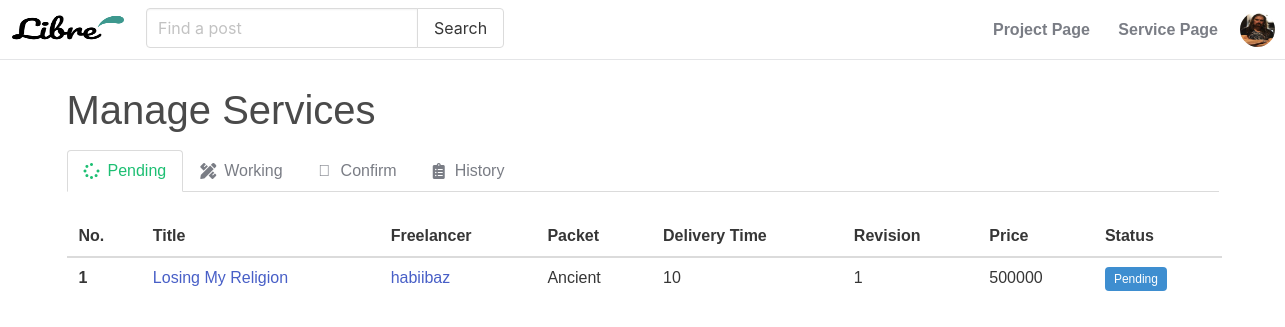
The page /servicelist/ (signed in) on the database as committed earlier.
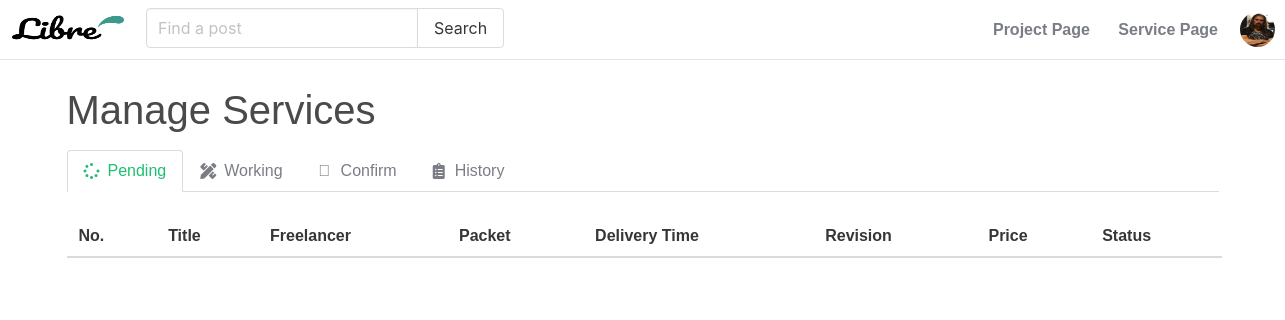
The same page on the database as committed later.
### account/models.py (models this page shows, shortened)
class ServiceList(models.Model):
	sl_id					= models.IntegerField(primary_key=True)
	status					= models.CharField(max_length=20, default='pending')
	service					= models.ForeignKey(settings.AUTH_SERVICE_MODEL, on_delete=models.CASCADE)
	user 					= models.ForeignKey(settings.AUTH_USER_MODEL, on_delete=models.CASCADE)
	basic_packet			= models.ForeignKey(settings.AUTH_BASIC_MODEL, on_delete=models.CASCADE, blank=False, null=True)
	standard_packet			= models.ForeignKey(settings.AUTH_STANDARD_MODEL, on_delete=models.CASCADE, blank=False, null=True)
	premium_packet			= models.ForeignKey(settings.AUTH_PREMIUM_MODEL, on_delete=models.CASCADE, blank=False, null=True)
	rating 					= models.IntegerField(validators=[MaxValueValidator(5), MinValueValidator(0)], null=True)
	feedback				= models.CharField(max_length=2000, null=True)
	timestamp	 			= models.DateTimeField(auto_now_add=True, verbose_name="timestamp")

class Account (AbstractBaseUser):
	email					= models.EmailField(verbose_name='email', unique= True)
	username				= models.CharField(max_length=30, unique=True)
	date_joined				= models.DateTimeField(verbose_name='date joined', auto_now_add=True)
	last_login				= models.DateTimeField(verbose_name='last login', auto_now=True)
	is_admin				= models.BooleanField(default=False)
	is_active				= models.BooleanField(default=True)
	is_staff				= models.BooleanField(default=False)
	is_superuser			= models.BooleanField(default=False)
	image					= models.ImageField(upload_to=upload_location, null=True, blank=True)
	first_name				= models.CharField(max_length=50, null=True, blank=True)
	last_name				= models.CharField(max_length=50, null=True, blank=True)
	origin					= models.CharField(max_length=50, null=True, blank=True)
	status					= models.CharField(max_length=50, null=True, blank=True)
	description				= models.TextField(max_length=2000, null=True, blank=True)
	wallet					= models.BigIntegerField(default=0)
	slug 					= models.SlugField()
	USERNAME_FIELD = 'email'
	REQUIRED_FIELDS = ['username']
	objects = MyAccountManager()

### service/models.py (models this page shows, shortened)
class ServicePost(models.Model):
	title 					= models.CharField(max_length=50, null=False, blank=False)
	description				= models.TextField(max_length=2000, null=False, blank=False)
	date_published 			= models.DateTimeField(auto_now_add=True, verbose_name="date published")
	date_updated 			= models.DateTimeField(auto_now=True, verbose_name="date updated")
	author 					= models.ForeignKey(settings.AUTH_USER_MODEL, on_delete=models.CASCADE)
	category				= models.ForeignKey(settings.AUTH_CAT_MODEL, on_delete=models.CASCADE, null=True, blank=True)
	subcategory				= models.ForeignKey(settings.AUTH_SUBCAT_MODEL, on_delete=models.CASCADE, null=True, blank=True)
	image		 			= models.ImageField(upload_to=upload_location, null=True, blank=True)
	slug 					= models.SlugField()

class PremiumPacket(models.Model):
    premium_id              = models.IntegerField(primary_key=True)
    premium_name 			= models.CharField(max_length=100, null=True, blank=True)
    premium_desc 			= models.CharField(max_length=100, null=True, blank=True)
    premium_delivery 		= models.PositiveIntegerField(blank=True, null=True)
    premium_revision 		= models.PositiveIntegerField(blank=True, null=True)
    premium_price 			= models.BigIntegerField(blank=False, null=True)
    packet_service			= models.ForeignKey(ServicePost, on_delete=models.CASCADE, null=True, blank=True)
    tipe_packet             = models.CharField(max_length=20,default='premium')

### account/views.py (the view)
# urls.py: path('servicelist/', service_view, name='servicelist'),
@login_required
def service_view(request):
	context={}
	user = request.user
	service_pending = ServiceList.objects.filter(user=request.user, status='pending').all()
	service_working = ServiceList.objects.filter(user=request.user, status='working').all()
	service_rejected = ServiceList.objects.filter(user=request.user, status='rejected').all()
	service_waiting = ServiceList.objects.filter(user=request.user, status='waiting').all()
	service_revision = ServiceList.objects.filter(user=request.user, status='revision').all()
	service_canceled = ServiceList.objects.filter(user=request.user, status='canceled').all()
	service_finished = ServiceList.objects.filter(user=request.user, status='finished').all()
	account = Account.objects.filter(email=request.user.email).first()
	context['service_pending'] = service_pending
	context['service_working'] = service_working
	context['service_rejected'] = service_rejected
	context['service_waiting'] = service_waiting
	context['service_revision'] = service_revision
	context['service_canceled'] = service_canceled
	context['service_finished'] = service_finished
	context['account'] = account
	return render(request, 'account/listservice.html', context)

### account/templates/account/listservice.html (shortened to what the changed rows need)
{% load static %}
<!DOCTYPE html>
<html>
    <head>
        <link rel="stylesheet" href="https://cdn.jsdelivr.net/npm/bulma@0.9.2/css/bulma.min.css">
        <link rel="stylesheet" href="https://pro.fontawesome.com/releases/v5.10.0/css/all.css"/>
        <link rel="stylesheet" type="text/css" href="{% static 'css/main.css' %}">
    </head>
    <body>
        {% if request.user.is_authenticated %}
          <div class="container" style="margin-top: 80px;">
          <div id="tab-content">
            <table style="width: 1155px;" class="table" id="prj-pending">
              <thead>
                <tr>
                  <th>No.</th>
                  <th>Title</th>
                  <th>Freelancer</th>
                  <th>Packet</th>
                  <th>Delivery Time</th>
                  <th>Revision</th>
                  <th>Price</th>
                  <th>Status</th>
                </tr>
              </thead>
              <tbody>
                {% for prj in service_pending %}
                <tr>
                  <th>{{ forloop.counter }}</th>
                  <td>
                    <a href="{% url 'service:detail-service' prj.service.slug %}">
                      {{ prj.service.title }}
                    </a>
                  </td>
                  <td>
                    <a href="{% url 'profile' prj.service.author.slug %}">
                      {{ prj.service.author.username }}
                    </a>
                  </td>
                  <td>{{ prj.basic_packet.basic_name }}{{ prj.standard_packet.standard_name }}{{ prj.premium_packet.premium_name }}</td>
                  <td>{{ prj.basic_packet.basic_delivery }}{{ prj.standard_packet.standard_delivery }}{{ prj.premium_packet.premium_delivery }}</td>
                  <td>{{ prj.basic_packet.basic_revision }}{{ prj.standard_packet.standard_revision }}{{ prj.premium_packet.premium_revision }}</td>
                  <td>{{ prj.basic_packet.basic_price }}{{ prj.standard_packet.standard_price }}{{ prj.premium_packet.premium_price }}</td>
                  <td>
                    <span class="tag is-info">Pending</span>
                  </td>
                </tr>
                {% endfor %}
              </tbody>
            </table>
          </div>
          </div>
    {% endif %}
    </body>
</html>

Rows that differ between the two databases and show on the page:
no longer on this page (row edited): ServiceList: service "Losing My Religion", service.author.username "habiibaz", premium_packet.premium_name "Ancient", premium_packet.premium_delivery "10", premium_packet.premium_revision "1", premium_packet.premium_price "500000"
